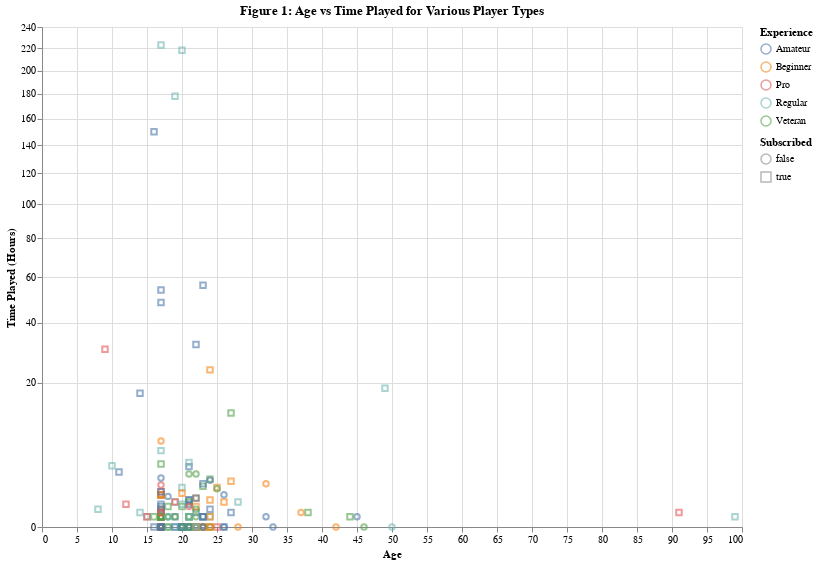

The notebook cell this image was saved under:
### Markdown cell above
Before starting to create the model, we will explore this dataset to find the best variables to use for our model. We are interested in whether certain player types can affect subscription status. From the dataset loaded above, players can be described by their age, number of hours they played the game, and their experience level. This is a good starting point at picking predictor variables for our model. But first, visualizing the relationship between these variables and if a player is subcribed or not will clarify if there is any meaningful relationship between the predictors and our target. Figure 1 compares the numerical predictors of hours played and age while also showing each player's experience level and subscription status.

### Code cell
players_plot_1 = alt.Chart(players).mark_point(opacity = 0.6).encode(
    x = alt.X("age").title("Age"),
    y = alt.Y("played_hours").title("Time Played (Hours)").scale(type = "sqrt"),
    shape = alt.Shape("subscribe").title("Subscribed"),
    color = alt.Color("experience").title("Experience")
).properties(
    title = "Figure 1: Age vs Time Played for Various Player Types",
    width = 700,
    height = 500
)

players_plot_1

### Figure 1 — Vega specification as saved in the notebook (floating-point values rounded to 4 significant figures; data arrays with more than 128 entries replaced by an {"elided": "..."} marker saying what was removed)
{"$schema": "https://vega.github.io/schema/vega/v5.json", "data": [{"name": "source_0", "values": {"elided": "196 records"}}, {"name": "source_0_x_domain_age", "values": [{"min": 8, "max": 99}]}, {"name": "source_0_color_domain_experience", "values": [{"experience": "Pro"}, {"experience": "Veteran"}, {"experience": "Amateur"}, {"experience": "Regular"}, {"experience": "Beginner"}]}, {"name": "source_0_shape_domain_subscribe", "values": [{"subscribe": true}, {"subscribe": false}]}], "marks": [{"type": "symbol", "name": "marks", "from": {"data": "source_0"}, "encode": {"update": {"stroke": {"field": "experience", "scale": "color"}, "y": {"field": "played_hours", "scale": "y"}, "shape": {"field": "subscribe", "scale": "shape"}, "opacity": {"value": 0.6}, "fill": {"value": "transparent"}, "x": {"field": "age", "scale": "x"}}}, "style": ["point"]}], "scales": [{"name": "x", "type": "linear", "domain": [{"signal": "(data(\"source_0_x_domain_age\")[0] || {}).min"}, {"signal": "(data(\"source_0_x_domain_age\")[0] || {}).max"}], "range": [0, {"signal": "width"}], "zero": true, "nice": true}, {"name": "y", "type": "sqrt", "domain": {"data": "source_0", "field": "played_hours"}, "range": [{"signal": "height"}, 0], "zero": true, "nice": true}, {"name": "color", "type": "ordinal", "domain": {"data": "source_0_color_domain_experience", "field": "experience", "sort": true}, "range": "category"}, {"name": "shape", "type": "ordinal", "domain": {"data": "source_0_shape_domain_subscribe", "field": "subscribe", "sort": true}, "range": "symbol"}], "axes": [{"scale": "x", "domain": false, "aria": false, "minExtent": 0, "ticks": false, "labels": false, "grid": true, "tickCount": {"signal": "ceil(width/40)"}, "gridScale": "y", "zindex": 0, "orient": "bottom", "maxExtent": 0}, {"scale": "y", "minExtent": 0, "orient": "left", "tickCount": {"signal": "ceil(height/40)"}, "domain": false, "ticks": false, "labels": false, "aria": false, "grid": true, "gridScale": "x", "maxExtent": 0, "zindex": 0}, {"scale": "x", "tickCount": {"signal": "ceil(width/40)"}, "zindex": 0, "title": "Age", "orient": "bottom", "labelOverlap": true, "grid": false, "labelFlush": true}, {"scale": "y", "zindex": 0, "orient": "left", "labelOverlap": true, "title": "Time Played (Hours)", "grid": false, "tickCount": {"signal": "ceil(height/40)"}}], "title": {"text": "Figure 1: Age vs Time Played for Various Player Types", "frame": "group"}, "width": 700, "height": 500, "background": "white", "padding": 5, "style": "cell", "legends": [{"title": "Experience", "stroke": "color", "symbolType": "circle", "encode": {"symbols": {"update": {"fill": {"value": "transparent"}, "opacity": {"value": 0.6}}}}}, {"title": "Subscribed", "shape": "shape", "symbolType": "circle", "encode": {"symbols": {"update": {"fill": {"value": "transparent"}, "opacity": {"value": 0.6}}}}}]}
